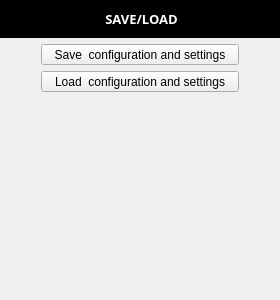
<?xml version="1.0" encoding="UTF-8"?>
<ui version="4.0">
 <class>WidgetSaveLoad</class>
 <widget class="QWidget" name="WidgetSaveLoad">
  <property name="geometry">
   <rect>
    <x>0</x>
    <y>0</y>
    <width>280</width>
    <height>300</height>
   </rect>
  </property>
  <property name="windowTitle">
   <string>Form</string>
  </property>
  <layout class="QGridLayout" name="gridLayout_3">
   <property name="leftMargin">
    <number>0</number>
   </property>
   <property name="topMargin">
    <number>0</number>
   </property>
   <property name="rightMargin">
    <number>0</number>
   </property>
   <property name="bottomMargin">
    <number>0</number>
   </property>
   <item row="0" column="0">
    <widget class="QWidget" name="widget" native="true">
     <property name="sizePolicy">
      <sizepolicy hsizetype="Expanding" vsizetype="Expanding">
       <horstretch>0</horstretch>
       <verstretch>0</verstretch>
      </sizepolicy>
     </property>
     <layout class="QGridLayout" name="gridLayout_2">
      <property name="leftMargin">
       <number>0</number>
      </property>
      <property name="topMargin">
       <number>0</number>
      </property>
      <property name="rightMargin">
       <number>0</number>
      </property>
      <property name="bottomMargin">
       <number>0</number>
      </property>
      <item row="0" column="0">
       <widget class="QLabel" name="labelTitle">
        <property name="font">
         <font>
          <family>Segoe UI Black</family>
          <weight>75</weight>
          <bold>true</bold>
         </font>
        </property>
        <property name="styleSheet">
         <string notr="true">padding:10px;
/*background-color:rgb(66, 138, 200);*/
/*background-color:rgb(76, 55, 108);*/
background-color:rgb(0, 0, 0);
color:rgb(255,255,255);
</string>
        </property>
        <property name="frameShape">
         <enum>QFrame::NoFrame</enum>
        </property>
        <property name="lineWidth">
         <number>1</number>
        </property>
        <property name="text">
         <string>&lt;html&gt;&lt;head/&gt;&lt;body&gt;&lt;p align=&quot;center&quot;&gt;&lt;span style=&quot; font-size:10pt;&quot;&gt;SAVE/LOAD&lt;/span&gt;&lt;/p&gt;&lt;/body&gt;&lt;/html&gt;</string>
        </property>
        <property name="alignment">
         <set>Qt::AlignLeading|Qt::AlignLeft|Qt::AlignVCenter</set>
        </property>
       </widget>
      </item>
      <item row="1" column="0">
       <layout class="QGridLayout" name="gridLayout">
        <item row="0" column="0">
         <spacer name="horizontalSpacer_2">
          <property name="orientation">
           <enum>Qt::Horizontal</enum>
          </property>
          <property name="sizeHint" stdset="0">
           <size>
            <width>40</width>
            <height>20</height>
           </size>
          </property>
         </spacer>
        </item>
        <item row="0" column="1">
         <widget class="QToolButton" name="tbSave">
          <property name="minimumSize">
           <size>
            <width>100</width>
            <height>0</height>
           </size>
          </property>
          <property name="toolTip">
           <string>&lt;html&gt;&lt;head/&gt;&lt;body&gt;&lt;p&gt;&lt;span style=&quot; font-size:10pt;&quot;&gt;Save application configuration&lt;/span&gt;&lt;/p&gt;&lt;/body&gt;&lt;/html&gt;</string>
          </property>
          <property name="text">
           <string>  Save  configuration and settings  </string>
          </property>
         </widget>
        </item>
        <item row="0" column="2">
         <spacer name="horizontalSpacer">
          <property name="orientation">
           <enum>Qt::Horizontal</enum>
          </property>
          <property name="sizeHint" stdset="0">
           <size>
            <width>40</width>
            <height>20</height>
           </size>
          </property>
         </spacer>
        </item>
        <item row="1" column="1">
         <widget class="QToolButton" name="tbLoad">
          <property name="minimumSize">
           <size>
            <width>100</width>
            <height>0</height>
           </size>
          </property>
          <property name="toolTip">
           <string>&lt;html&gt;&lt;head/&gt;&lt;body&gt;&lt;p&gt;&lt;span style=&quot; font-size:10pt;&quot;&gt;Load application configuration&lt;/span&gt;&lt;/p&gt;&lt;/body&gt;&lt;/html&gt;</string>
          </property>
          <property name="text">
           <string>  Load  configuration and settings  </string>
          </property>
         </widget>
        </item>
        <item row="2" column="1">
         <spacer name="verticalSpacer">
          <property name="orientation">
           <enum>Qt::Vertical</enum>
          </property>
          <property name="sizeHint" stdset="0">
           <size>
            <width>20</width>
            <height>40</height>
           </size>
          </property>
         </spacer>
        </item>
       </layout>
      </item>
     </layout>
    </widget>
   </item>
  </layout>
 </widget>
 <resources/>
 <connections/>
</ui>
